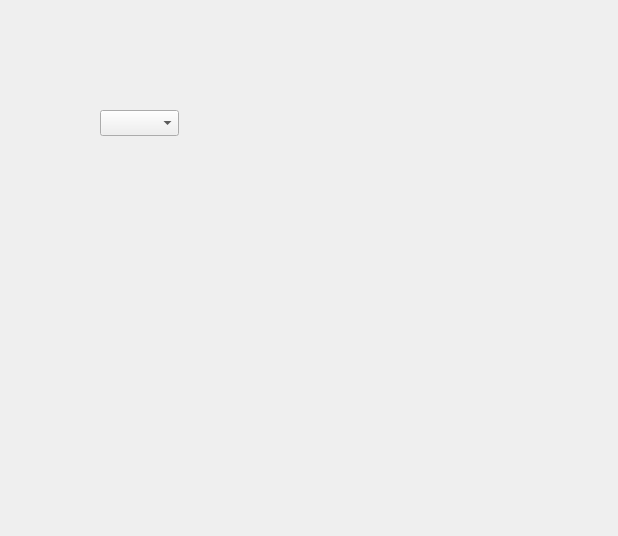
<?xml version="1.0" encoding="UTF-8"?>
<ui version="4.0">
 <class>CalendarsDialog</class>
 <widget class="QDialog" name="CalendarsDialog">
  <property name="geometry">
   <rect>
    <x>0</x>
    <y>0</y>
    <width>618</width>
    <height>536</height>
   </rect>
  </property>
  <property name="windowTitle">
   <string>Dialog</string>
  </property>
  <widget class="QComboBox" name="comboBox">
   <property name="geometry">
    <rect>
     <x>100</x>
     <y>110</y>
     <width>79</width>
     <height>26</height>
    </rect>
   </property>
  </widget>
 </widget>
 <resources/>
 <connections/>
</ui>
